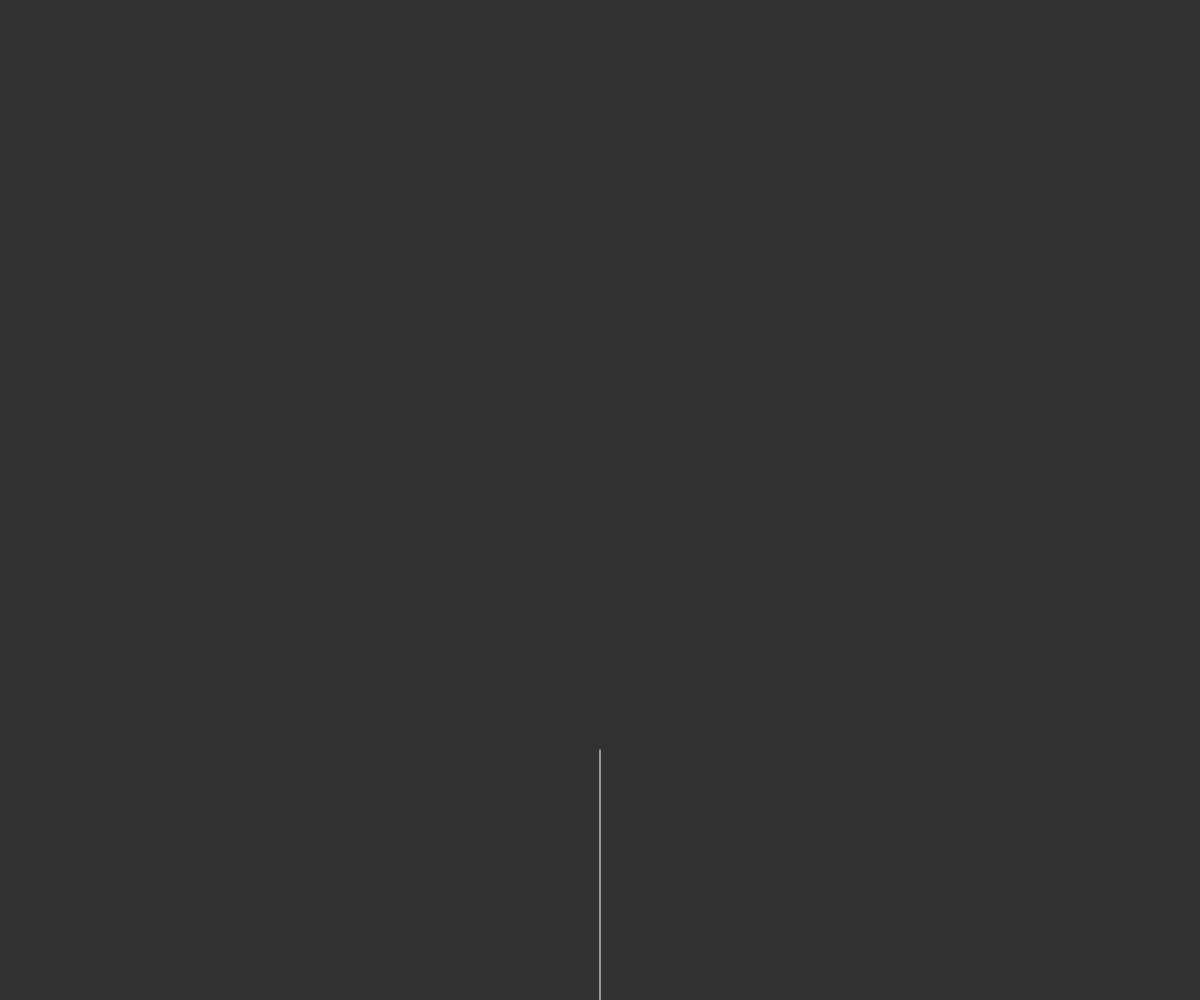
Frame 1 (no input)
Frame 60 (no input): identical to frame 1, image omitted
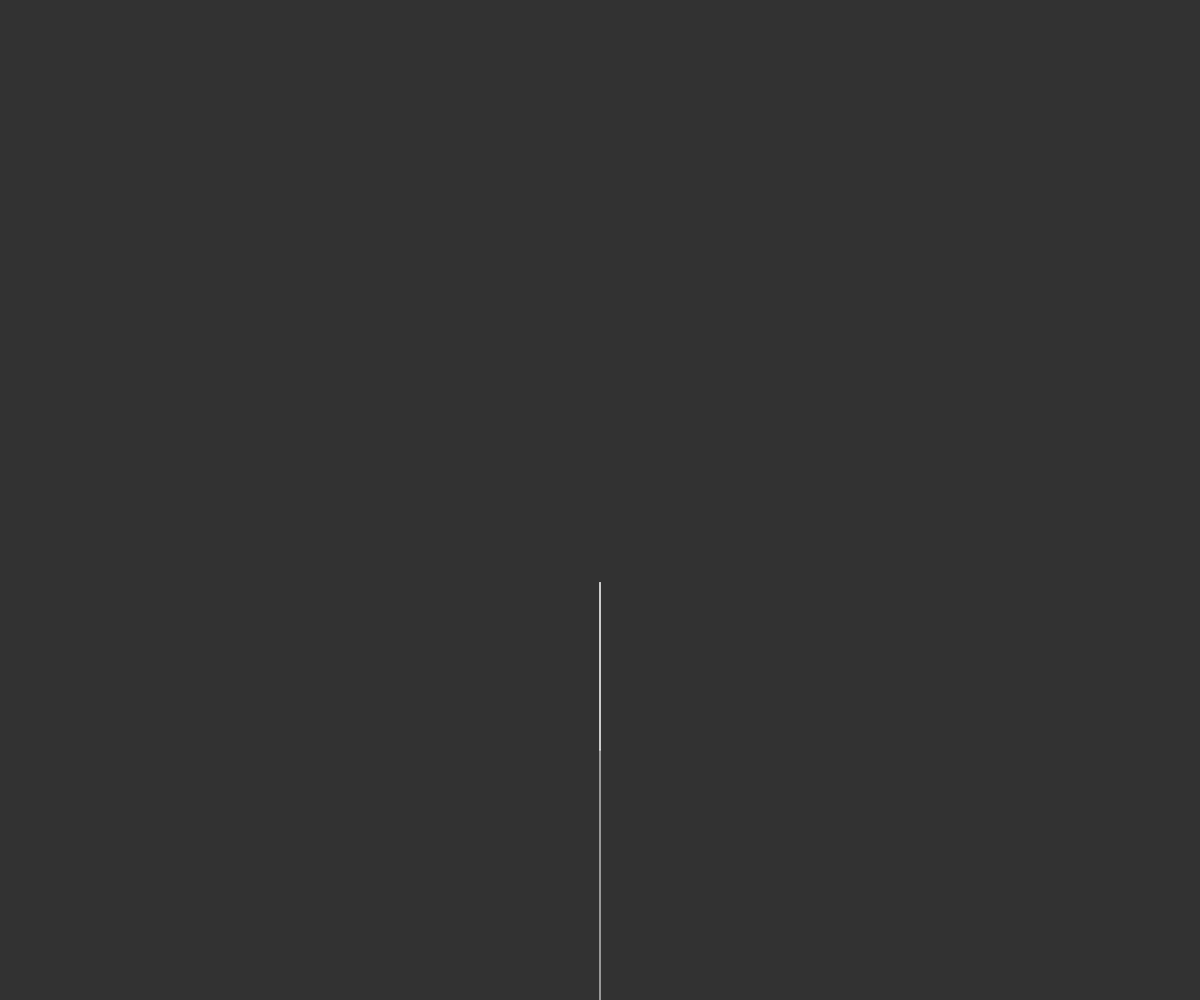
Frame 120 (the mouse pressed at the canvas centre since frame 60)

The p5.js sketch that drew these frames (run headless with seeded random() and noise() and a simulated clock; from frame 60 on, the mouse is pressed at the canvas centre):

// p5.js sketch
// ── sketch.js
let treeRoot;
var maxLevel = 0;
var currentLevel = 0;
var angle = 45;
var begin;
var end;
const flowerLevel = 8;
let FALLEN = false;
let flowers = [];
var length;
var ab = 0;
let GET_FLOWER = false;
let dropedFlower = [];
let dropedFlowerId = [];

let trees = [];

function setup()
{
    angleMode( DEGREES );
    createCanvas( windowWidth, windowHeight );
    length = windowHeight / 4;
    begin = createVector( windowWidth / 2, windowHeight );
    end = createVector( windowWidth / 2, windowHeight - length );
    treeRoot = new tree( begin, end, 0, angle );
    trees.push( treeRoot );
    frameRate( 24 );
}

function draw()
{
    background( 50 );

    currentLevel = 0;
    trees = [];
    flowers = [];
    treeRoot = new tree( begin, end, 0, angle );
    trees.push( treeRoot );
    while ( currentLevel < maxLevel )
    {
        for ( var i = trees.length - 1; i >= 0; i-- )
        {
            if ( !trees[ i ].done )
            {
                if ( currentLevel != flowerLevel )
                {
                    trees[ i ].generate();
                    trees[ i ].done = true;
                }
                else
                {
                    trees[ i ].generateFlower( i );
                    trees[ i ].done = true;
                }

            }
        }
        currentLevel++;
    }



    for ( let treei of trees )
    {
        treei.show();
    }

    for ( let floweri of dropedFlower )
    {
        floweri.drop();
        floweri.show();

    }

    for ( let floweri of flowers )
    {
        if ( dropedFlowerId.includes( floweri.id ) )
        {
            continue;
        }
        floweri.show();
    }


}

function mousePressed()
{
    if ( mouseButton === LEFT )
    {
        if ( maxLevel <= flowerLevel )
        {
            maxLevel++;
        }
        else
        {
            let dropedFlowercount = 0;
            while ( dropedFlowercount < round( ( flowers.length - dropedFlower.length ) / 6 ) )
            {
                for ( let floweri of flowers )
                {
                    if ( round( random( 0, 10 ) ) % 3 == 0 )
                    {
                        if ( dropedFlowerId.includes( floweri.id ) )
                        {
                            continue;
                        }
                        dropedFlower.push( floweri );
                        dropedFlowerId.push( floweri.id );
                        dropedFlowercount++;

                    }
                }
            }
        }
    }
    else if ( mouseButton === RIGHT )
    {
        dropedFlower = [];
        dropedFlowerId = [];
    }




}

function mouseMoved()
{
    angle = map( mouseY, height / 2, height, 0, 90 );
    ab = map( mouseX, 0, windowWidth, -45, 45 );

}

function touchMoved()
{
    angle = map( mouseY, height / 2, height, 0, 90 );
    ab = map( mouseX, 0, windowWidth, -45, 45 );

}
// ── tree.js
class tree
{
    constructor( begin, end, level, angle )
    {
        this.level = level;
        this.begin = begin;
        this.end = end;
        this.angle = angle;
        this.dir = p5.Vector.sub( end, begin );
        this.done = false;

    }

    generate()
    {

        this.dir.mult( 0.67 );
        //noFill();
        //line( this.begin.x, this.begin.y, this.end.x, this.end.y );
        //ellipse( this.begin.x, this.begin.y, 2 * this.dir.mag(), 2 * this.dir.mag() );

        let rEnd = p5.Vector.add( this.end, this.dir.rotate( this.angle + ab ) );
        let RT = new tree( this.end, rEnd, this.level + 1, this.angle );
        trees.push( RT );
        let lEnd = p5.Vector.add( this.end, this.dir.rotate( -2 * this.angle + ab ) );
        let LT = new tree( this.end, lEnd, this.level + 1, this.angle );
        trees.push( LT );



    }

    show()
    {
        stroke( 255 );
        line( this.begin.x, this.begin.y, this.end.x, this.end.y );
    }

    generateFlower( i )
    {
        let f = new flower( this.end, i );
        flowers.push( f );
    }


}

class flower
{
    constructor( begin, id )
    {
        this.begin = begin;
        this.id = id;
    }

    show()
    {
        fill( 255, 120, 120, 122 );
        ellipse( this.begin.x, this.begin.y, 10, 10 );
    }

    drop()
    {
        this.begin.y += 1 + random( 0, 4 );
        this.begin.x += random( -6, 6 ) + random( 0, 2 );
    }
}
